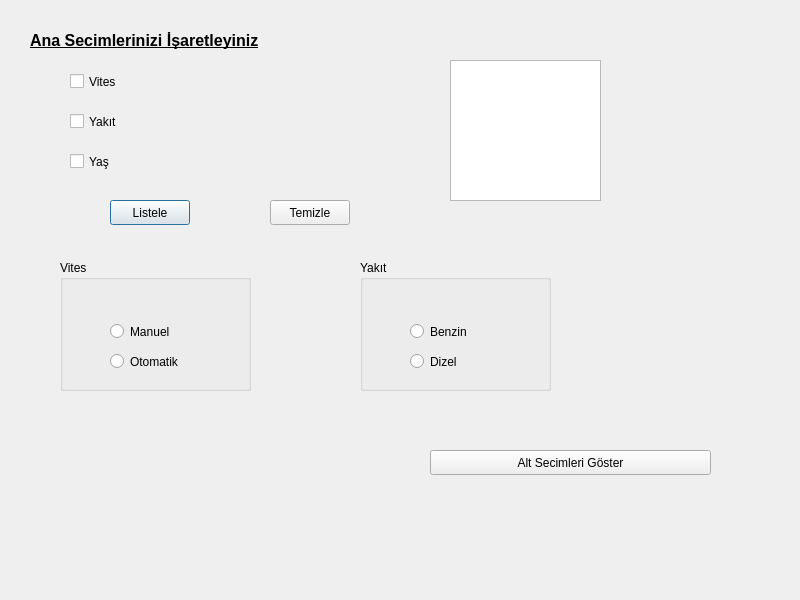
<?xml version="1.0" encoding="UTF-8"?>
<ui version="4.0">
 <class>Dialog</class>
 <widget class="QDialog" name="Dialog">
  <property name="geometry">
   <rect>
    <x>0</x>
    <y>0</y>
    <width>800</width>
    <height>600</height>
   </rect>
  </property>
  <property name="windowTitle">
   <string>Dialog</string>
  </property>
  <widget class="QCheckBox" name="checkBox">
   <property name="geometry">
    <rect>
     <x>70</x>
     <y>70</y>
     <width>86</width>
     <height>23</height>
    </rect>
   </property>
   <property name="text">
    <string>Vites</string>
   </property>
  </widget>
  <widget class="QCheckBox" name="checkBox_2">
   <property name="geometry">
    <rect>
     <x>70</x>
     <y>110</y>
     <width>86</width>
     <height>23</height>
    </rect>
   </property>
   <property name="text">
    <string>Yakıt</string>
   </property>
  </widget>
  <widget class="QCheckBox" name="checkBox_3">
   <property name="geometry">
    <rect>
     <x>70</x>
     <y>150</y>
     <width>86</width>
     <height>23</height>
    </rect>
   </property>
   <property name="text">
    <string>Yaş</string>
   </property>
  </widget>
  <widget class="QLabel" name="label">
   <property name="geometry">
    <rect>
     <x>30</x>
     <y>20</y>
     <width>311</width>
     <height>41</height>
    </rect>
   </property>
   <property name="palette">
    <palette>
     <active>
      <colorrole role="WindowText">
       <brush brushstyle="SolidPattern">
        <color alpha="255">
         <red>0</red>
         <green>0</green>
         <blue>0</blue>
        </color>
       </brush>
      </colorrole>
      <colorrole role="Button">
       <brush brushstyle="SolidPattern">
        <color alpha="255">
         <red>255</red>
         <green>255</green>
         <blue>255</blue>
        </color>
       </brush>
      </colorrole>
      <colorrole role="Light">
       <brush brushstyle="SolidPattern">
        <color alpha="255">
         <red>255</red>
         <green>255</green>
         <blue>255</blue>
        </color>
       </brush>
      </colorrole>
      <colorrole role="Midlight">
       <brush brushstyle="SolidPattern">
        <color alpha="255">
         <red>255</red>
         <green>255</green>
         <blue>255</blue>
        </color>
       </brush>
      </colorrole>
      <colorrole role="Dark">
       <brush brushstyle="SolidPattern">
        <color alpha="255">
         <red>127</red>
         <green>127</green>
         <blue>127</blue>
        </color>
       </brush>
      </colorrole>
      <colorrole role="Mid">
       <brush brushstyle="SolidPattern">
        <color alpha="255">
         <red>170</red>
         <green>170</green>
         <blue>170</blue>
        </color>
       </brush>
      </colorrole>
      <colorrole role="Text">
       <brush brushstyle="SolidPattern">
        <color alpha="255">
         <red>255</red>
         <green>0</green>
         <blue>0</blue>
        </color>
       </brush>
      </colorrole>
      <colorrole role="BrightText">
       <brush brushstyle="SolidPattern">
        <color alpha="255">
         <red>255</red>
         <green>255</green>
         <blue>255</blue>
        </color>
       </brush>
      </colorrole>
      <colorrole role="ButtonText">
       <brush brushstyle="SolidPattern">
        <color alpha="255">
         <red>0</red>
         <green>0</green>
         <blue>0</blue>
        </color>
       </brush>
      </colorrole>
      <colorrole role="Base">
       <brush brushstyle="SolidPattern">
        <color alpha="255">
         <red>255</red>
         <green>255</green>
         <blue>255</blue>
        </color>
       </brush>
      </colorrole>
      <colorrole role="Window">
       <brush brushstyle="SolidPattern">
        <color alpha="255">
         <red>255</red>
         <green>255</green>
         <blue>255</blue>
        </color>
       </brush>
      </colorrole>
      <colorrole role="Shadow">
       <brush brushstyle="SolidPattern">
        <color alpha="255">
         <red>0</red>
         <green>0</green>
         <blue>0</blue>
        </color>
       </brush>
      </colorrole>
      <colorrole role="AlternateBase">
       <brush brushstyle="SolidPattern">
        <color alpha="255">
         <red>255</red>
         <green>255</green>
         <blue>255</blue>
        </color>
       </brush>
      </colorrole>
      <colorrole role="ToolTipBase">
       <brush brushstyle="SolidPattern">
        <color alpha="255">
         <red>255</red>
         <green>255</green>
         <blue>220</blue>
        </color>
       </brush>
      </colorrole>
      <colorrole role="ToolTipText">
       <brush brushstyle="SolidPattern">
        <color alpha="255">
         <red>0</red>
         <green>0</green>
         <blue>0</blue>
        </color>
       </brush>
      </colorrole>
      <colorrole role="PlaceholderText">
       <brush brushstyle="SolidPattern">
        <color alpha="128">
         <red>255</red>
         <green>0</green>
         <blue>0</blue>
        </color>
       </brush>
      </colorrole>
     </active>
     <inactive>
      <colorrole role="WindowText">
       <brush brushstyle="SolidPattern">
        <color alpha="255">
         <red>0</red>
         <green>0</green>
         <blue>0</blue>
        </color>
       </brush>
      </colorrole>
      <colorrole role="Button">
       <brush brushstyle="SolidPattern">
        <color alpha="255">
         <red>255</red>
         <green>255</green>
         <blue>255</blue>
        </color>
       </brush>
      </colorrole>
      <colorrole role="Light">
       <brush brushstyle="SolidPattern">
        <color alpha="255">
         <red>255</red>
         <green>255</green>
         <blue>255</blue>
        </color>
       </brush>
      </colorrole>
      <colorrole role="Midlight">
       <brush brushstyle="SolidPattern">
        <color alpha="255">
         <red>255</red>
         <green>255</green>
         <blue>255</blue>
        </color>
       </brush>
      </colorrole>
      <colorrole role="Dark">
       <brush brushstyle="SolidPattern">
        <color alpha="255">
         <red>127</red>
         <green>127</green>
         <blue>127</blue>
        </color>
       </brush>
      </colorrole>
      <colorrole role="Mid">
       <brush brushstyle="SolidPattern">
        <color alpha="255">
         <red>170</red>
         <green>170</green>
         <blue>170</blue>
        </color>
       </brush>
      </colorrole>
      <colorrole role="Text">
       <brush brushstyle="SolidPattern">
        <color alpha="255">
         <red>255</red>
         <green>0</green>
         <blue>0</blue>
        </color>
       </brush>
      </colorrole>
      <colorrole role="BrightText">
       <brush brushstyle="SolidPattern">
        <color alpha="255">
         <red>255</red>
         <green>255</green>
         <blue>255</blue>
        </color>
       </brush>
      </colorrole>
      <colorrole role="ButtonText">
       <brush brushstyle="SolidPattern">
        <color alpha="255">
         <red>0</red>
         <green>0</green>
         <blue>0</blue>
        </color>
       </brush>
      </colorrole>
      <colorrole role="Base">
       <brush brushstyle="SolidPattern">
        <color alpha="255">
         <red>255</red>
         <green>255</green>
         <blue>255</blue>
        </color>
       </brush>
      </colorrole>
      <colorrole role="Window">
       <brush brushstyle="SolidPattern">
        <color alpha="255">
         <red>255</red>
         <green>255</green>
         <blue>255</blue>
        </color>
       </brush>
      </colorrole>
      <colorrole role="Shadow">
       <brush brushstyle="SolidPattern">
        <color alpha="255">
         <red>0</red>
         <green>0</green>
         <blue>0</blue>
        </color>
       </brush>
      </colorrole>
      <colorrole role="AlternateBase">
       <brush brushstyle="SolidPattern">
        <color alpha="255">
         <red>255</red>
         <green>255</green>
         <blue>255</blue>
        </color>
       </brush>
      </colorrole>
      <colorrole role="ToolTipBase">
       <brush brushstyle="SolidPattern">
        <color alpha="255">
         <red>255</red>
         <green>255</green>
         <blue>220</blue>
        </color>
       </brush>
      </colorrole>
      <colorrole role="ToolTipText">
       <brush brushstyle="SolidPattern">
        <color alpha="255">
         <red>0</red>
         <green>0</green>
         <blue>0</blue>
        </color>
       </brush>
      </colorrole>
      <colorrole role="PlaceholderText">
       <brush brushstyle="SolidPattern">
        <color alpha="128">
         <red>255</red>
         <green>0</green>
         <blue>0</blue>
        </color>
       </brush>
      </colorrole>
     </inactive>
     <disabled>
      <colorrole role="WindowText">
       <brush brushstyle="SolidPattern">
        <color alpha="255">
         <red>127</red>
         <green>127</green>
         <blue>127</blue>
        </color>
       </brush>
      </colorrole>
      <colorrole role="Button">
       <brush brushstyle="SolidPattern">
        <color alpha="255">
         <red>255</red>
         <green>255</green>
         <blue>255</blue>
        </color>
       </brush>
      </colorrole>
      <colorrole role="Light">
       <brush brushstyle="SolidPattern">
        <color alpha="255">
         <red>255</red>
         <green>255</green>
         <blue>255</blue>
        </color>
       </brush>
      </colorrole>
      <colorrole role="Midlight">
       <brush brushstyle="SolidPattern">
        <color alpha="255">
         <red>255</red>
         <green>255</green>
         <blue>255</blue>
        </color>
       </brush>
      </colorrole>
      <colorrole role="Dark">
       <brush brushstyle="SolidPattern">
        <color alpha="255">
         <red>127</red>
         <green>127</green>
         <blue>127</blue>
        </color>
       </brush>
      </colorrole>
      <colorrole role="Mid">
       <brush brushstyle="SolidPattern">
        <color alpha="255">
         <red>170</red>
         <green>170</green>
         <blue>170</blue>
        </color>
       </brush>
      </colorrole>
      <colorrole role="Text">
       <brush brushstyle="SolidPattern">
        <color alpha="255">
         <red>127</red>
         <green>127</green>
         <blue>127</blue>
        </color>
       </brush>
      </colorrole>
      <colorrole role="BrightText">
       <brush brushstyle="SolidPattern">
        <color alpha="255">
         <red>255</red>
         <green>255</green>
         <blue>255</blue>
        </color>
       </brush>
      </colorrole>
      <colorrole role="ButtonText">
       <brush brushstyle="SolidPattern">
        <color alpha="255">
         <red>127</red>
         <green>127</green>
         <blue>127</blue>
        </color>
       </brush>
      </colorrole>
      <colorrole role="Base">
       <brush brushstyle="SolidPattern">
        <color alpha="255">
         <red>255</red>
         <green>255</green>
         <blue>255</blue>
        </color>
       </brush>
      </colorrole>
      <colorrole role="Window">
       <brush brushstyle="SolidPattern">
        <color alpha="255">
         <red>255</red>
         <green>255</green>
         <blue>255</blue>
        </color>
       </brush>
      </colorrole>
      <colorrole role="Shadow">
       <brush brushstyle="SolidPattern">
        <color alpha="255">
         <red>0</red>
         <green>0</green>
         <blue>0</blue>
        </color>
       </brush>
      </colorrole>
      <colorrole role="AlternateBase">
       <brush brushstyle="SolidPattern">
        <color alpha="255">
         <red>255</red>
         <green>255</green>
         <blue>255</blue>
        </color>
       </brush>
      </colorrole>
      <colorrole role="ToolTipBase">
       <brush brushstyle="SolidPattern">
        <color alpha="255">
         <red>255</red>
         <green>255</green>
         <blue>220</blue>
        </color>
       </brush>
      </colorrole>
      <colorrole role="ToolTipText">
       <brush brushstyle="SolidPattern">
        <color alpha="255">
         <red>0</red>
         <green>0</green>
         <blue>0</blue>
        </color>
       </brush>
      </colorrole>
      <colorrole role="PlaceholderText">
       <brush brushstyle="SolidPattern">
        <color alpha="128">
         <red>0</red>
         <green>0</green>
         <blue>0</blue>
        </color>
       </brush>
      </colorrole>
     </disabled>
    </palette>
   </property>
   <property name="font">
    <font>
     <pointsize>12</pointsize>
     <weight>75</weight>
     <bold>true</bold>
     <underline>true</underline>
    </font>
   </property>
   <property name="text">
    <string>Ana Secimlerinizi İşaretleyiniz</string>
   </property>
  </widget>
  <widget class="QPushButton" name="btnList">
   <property name="geometry">
    <rect>
     <x>110</x>
     <y>200</y>
     <width>80</width>
     <height>25</height>
    </rect>
   </property>
   <property name="palette">
    <palette>
     <active>
      <colorrole role="Text">
       <brush brushstyle="SolidPattern">
        <color alpha="255">
         <red>255</red>
         <green>0</green>
         <blue>0</blue>
        </color>
       </brush>
      </colorrole>
      <colorrole role="PlaceholderText">
       <brush brushstyle="SolidPattern">
        <color alpha="128">
         <red>255</red>
         <green>0</green>
         <blue>0</blue>
        </color>
       </brush>
      </colorrole>
     </active>
     <inactive>
      <colorrole role="Text">
       <brush brushstyle="SolidPattern">
        <color alpha="255">
         <red>255</red>
         <green>0</green>
         <blue>0</blue>
        </color>
       </brush>
      </colorrole>
      <colorrole role="PlaceholderText">
       <brush brushstyle="SolidPattern">
        <color alpha="128">
         <red>255</red>
         <green>0</green>
         <blue>0</blue>
        </color>
       </brush>
      </colorrole>
     </inactive>
     <disabled>
      <colorrole role="Text">
       <brush brushstyle="SolidPattern">
        <color alpha="255">
         <red>120</red>
         <green>120</green>
         <blue>120</blue>
        </color>
       </brush>
      </colorrole>
      <colorrole role="PlaceholderText">
       <brush brushstyle="SolidPattern">
        <color alpha="128">
         <red>0</red>
         <green>0</green>
         <blue>0</blue>
        </color>
       </brush>
      </colorrole>
     </disabled>
    </palette>
   </property>
   <property name="text">
    <string>Listele</string>
   </property>
  </widget>
  <widget class="QPushButton" name="btnClear">
   <property name="geometry">
    <rect>
     <x>270</x>
     <y>200</y>
     <width>80</width>
     <height>25</height>
    </rect>
   </property>
   <property name="text">
    <string>Temizle</string>
   </property>
  </widget>
  <widget class="QPlainTextEdit" name="plainTextEdit">
   <property name="geometry">
    <rect>
     <x>450</x>
     <y>60</y>
     <width>151</width>
     <height>141</height>
    </rect>
   </property>
  </widget>
  <widget class="QGroupBox" name="grpVites">
   <property name="geometry">
    <rect>
     <x>60</x>
     <y>260</y>
     <width>191</width>
     <height>131</height>
    </rect>
   </property>
   <property name="title">
    <string>Vites</string>
   </property>
   <widget class="QRadioButton" name="radioButton">
    <property name="geometry">
     <rect>
      <x>50</x>
      <y>60</y>
      <width>102</width>
      <height>23</height>
     </rect>
    </property>
    <property name="text">
     <string>Manuel</string>
    </property>
   </widget>
   <widget class="QRadioButton" name="radioButton_2">
    <property name="geometry">
     <rect>
      <x>50</x>
      <y>90</y>
      <width>102</width>
      <height>23</height>
     </rect>
    </property>
    <property name="text">
     <string>Otomatik</string>
    </property>
   </widget>
  </widget>
  <widget class="QGroupBox" name="grpYakit">
   <property name="geometry">
    <rect>
     <x>360</x>
     <y>260</y>
     <width>191</width>
     <height>131</height>
    </rect>
   </property>
   <property name="title">
    <string>Yakıt</string>
   </property>
   <widget class="QRadioButton" name="radioButton_11">
    <property name="geometry">
     <rect>
      <x>50</x>
      <y>60</y>
      <width>102</width>
      <height>23</height>
     </rect>
    </property>
    <property name="text">
     <string>Benzin</string>
    </property>
   </widget>
   <widget class="QRadioButton" name="radioButton_12">
    <property name="geometry">
     <rect>
      <x>50</x>
      <y>90</y>
      <width>102</width>
      <height>23</height>
     </rect>
    </property>
    <property name="text">
     <string>Dizel</string>
    </property>
   </widget>
  </widget>
  <widget class="QPushButton" name="btnShowChilderenChose">
   <property name="geometry">
    <rect>
     <x>430</x>
     <y>450</y>
     <width>281</width>
     <height>25</height>
    </rect>
   </property>
   <property name="palette">
    <palette>
     <active>
      <colorrole role="Text">
       <brush brushstyle="SolidPattern">
        <color alpha="255">
         <red>255</red>
         <green>0</green>
         <blue>0</blue>
        </color>
       </brush>
      </colorrole>
      <colorrole role="PlaceholderText">
       <brush brushstyle="SolidPattern">
        <color alpha="128">
         <red>255</red>
         <green>0</green>
         <blue>0</blue>
        </color>
       </brush>
      </colorrole>
     </active>
     <inactive>
      <colorrole role="Text">
       <brush brushstyle="SolidPattern">
        <color alpha="255">
         <red>255</red>
         <green>0</green>
         <blue>0</blue>
        </color>
       </brush>
      </colorrole>
      <colorrole role="PlaceholderText">
       <brush brushstyle="SolidPattern">
        <color alpha="128">
         <red>255</red>
         <green>0</green>
         <blue>0</blue>
        </color>
       </brush>
      </colorrole>
     </inactive>
     <disabled>
      <colorrole role="Text">
       <brush brushstyle="SolidPattern">
        <color alpha="255">
         <red>120</red>
         <green>120</green>
         <blue>120</blue>
        </color>
       </brush>
      </colorrole>
      <colorrole role="PlaceholderText">
       <brush brushstyle="SolidPattern">
        <color alpha="128">
         <red>0</red>
         <green>0</green>
         <blue>0</blue>
        </color>
       </brush>
      </colorrole>
     </disabled>
    </palette>
   </property>
   <property name="text">
    <string>Alt Secimleri Göster</string>
   </property>
  </widget>
 </widget>
 <resources/>
 <connections/>
</ui>
